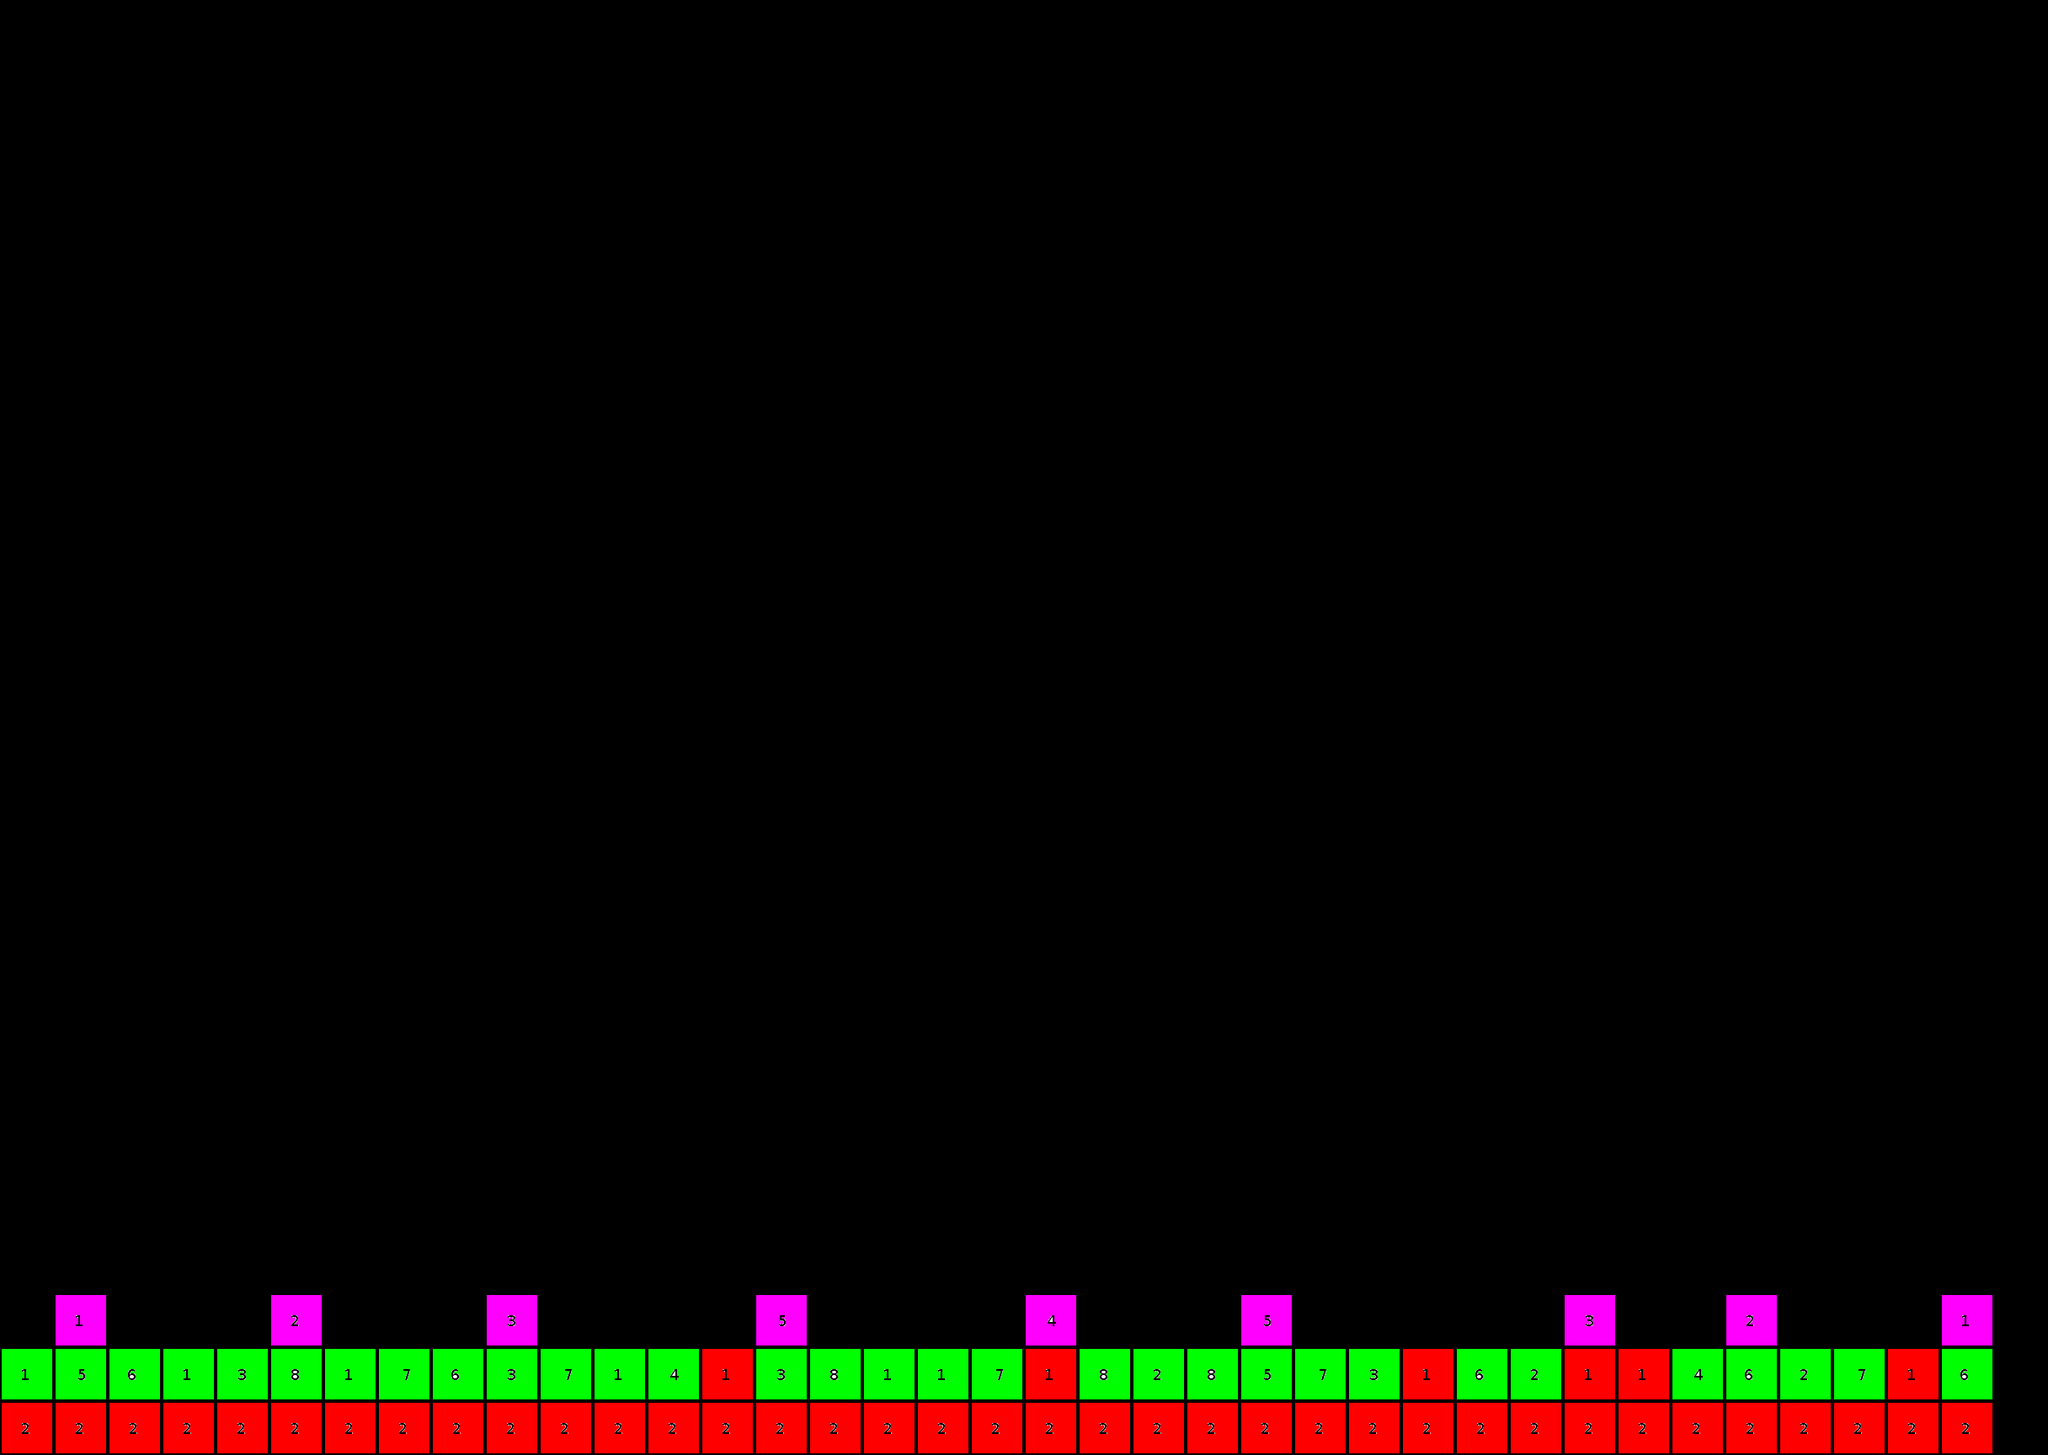

This game map was drawn from its Tiled (.tmx) file and the tilesets committed beside it. A one-line description and the trimmed map source follow:
An orthogonal 38x27 tile map with 64x64 px tiles, 3 tile layers (Land, Plant, Building) and 6 objects.

<map version="1.0" tiledversion="1.1.6" orientation="orthogonal" renderorder="right-down" width="38" height="27" tilewidth="64" tileheight="64" infinite="0" nextobjectid="222">
 <tileset firstgid="1" name="Ortho" tilewidth="64" tileheight="64" tilecount="64" columns="8">
  <image source="Ortho.png" width="512" height="512" />
 </tileset>
 <layer name="Land" width="38" height="27" locked="1">
  <data>[1026 cells, 73 non-empty, 2 distinct tile ids]</data>
 </layer>
 <layer name="Plant" width="38" height="27">
  <data>[1026 cells, 31 non-empty, 8 distinct tile ids]</data>
 </layer>
 <layer name="Building" width="38" height="27">
  <data>[1026 cells, 9 non-empty, 5 distinct tile ids]</data>
 </layer>
 <objectgroup name="Triggers" />
 <objectgroup name="Coins" />
 <objectgroup name="MovingEntities">
  <object id="198" x="1054" y="58" width="1" />
 </objectgroup>
 <objectgroup name="Physics" offsetx="1" offsety="-30">
  <object id="199" x="-236" y="1655" width="2918" height="66" />
  <object id="200" x="838" y="738" width="2" />
  <object id="201" x="840" y="738" width="2" />
  <object id="203" x="556" y="721" width="1" height="1" />
  <object id="204" x="1147" y="811" width="1" />
 </objectgroup>
</map>
